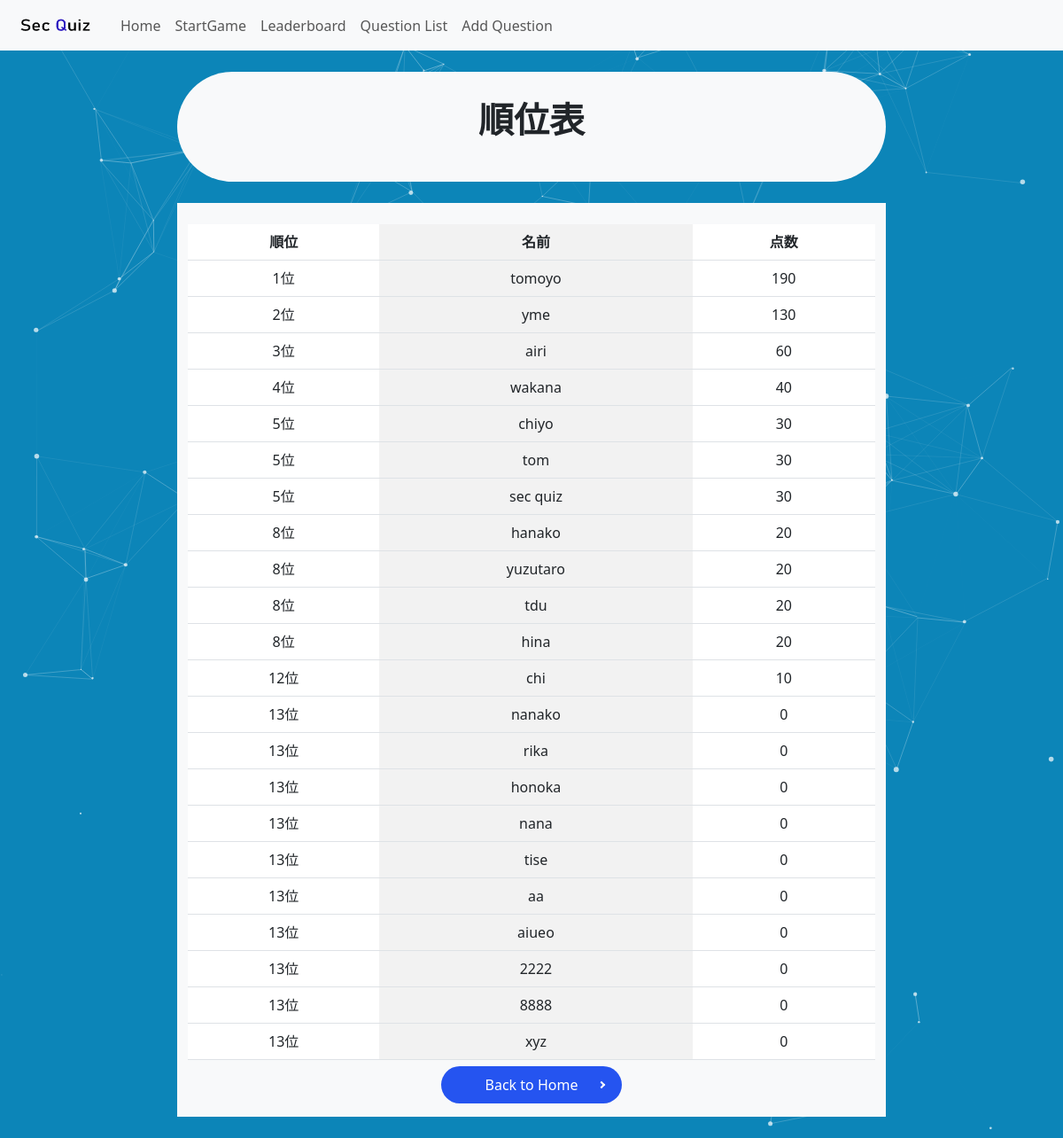
Page /leaderboard_user on the earlier database version.
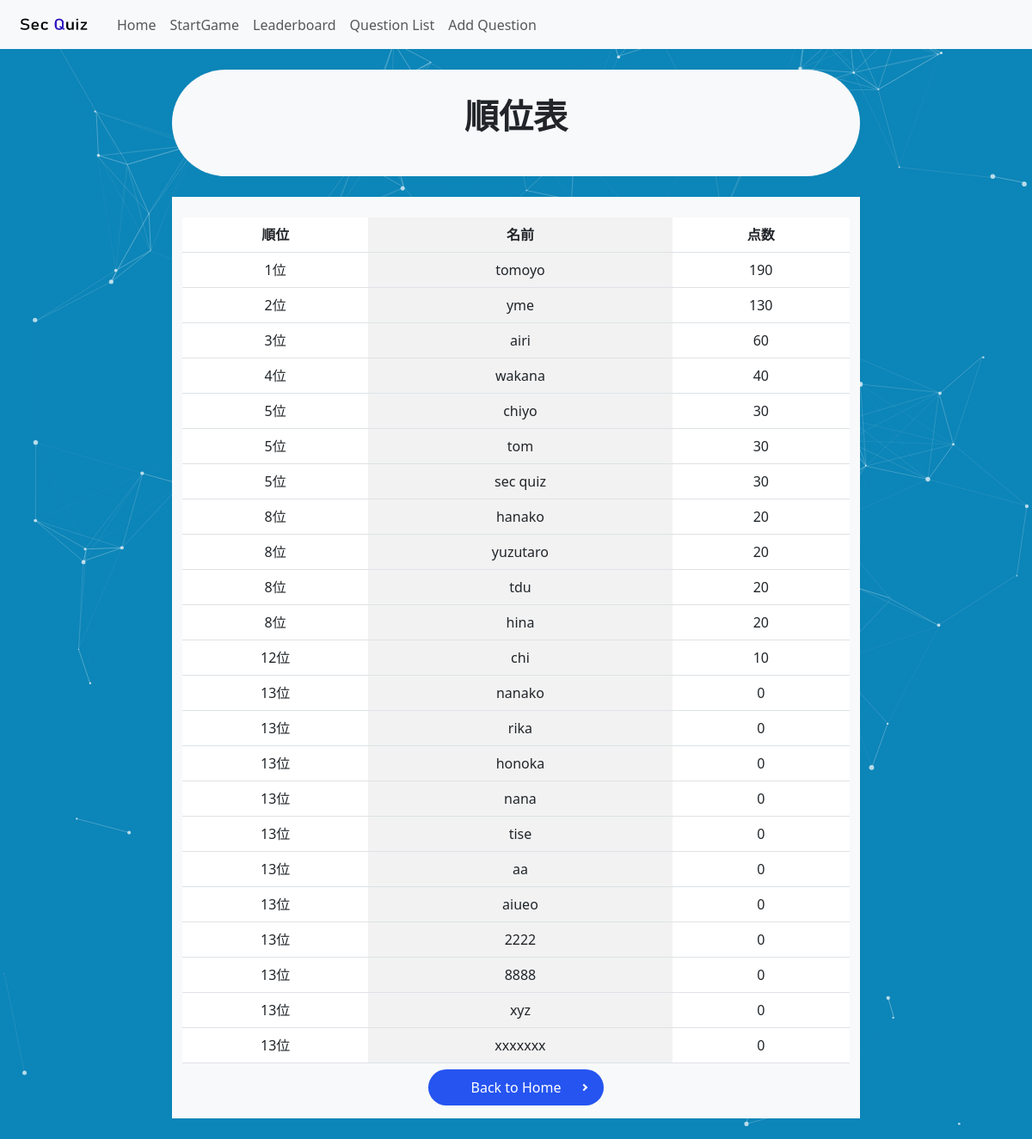
Same page on the later database version.
### app.py (models this page shows)
class Player(db.Model):
    id = db.Column(db.Integer, primary_key=True)
    name = db.Column(db.String(50), unique=True, nullable=False)
    score = db.Column(db.Integer, default=0)

### app.py (the view)
@app.route("/leaderboard_user")
def leaderboard_user():
    players = Player.query.order_by(Player.score.desc()).all()
    ranked_players = []
    current_rank = 1
    current_score = None
    for player in players:
        if player.score != current_score:
            current_rank = len(ranked_players) + 1
        ranked_players.append((current_rank, player))
        current_score = player.score
    return render_template("user/leaderboard.html", ranked_players=ranked_players)

### templates/user/leaderboard.html
{% extends 'base.html' %}
{% block body %}
<div id="particles-js"></div>
<link rel="stylesheet" href="../../static/css/background.css">
<link rel="stylesheet" href="../../static/css/yajirusi_button.css">
<nav class="navbar navbar-expand-lg bg-body-tertiary">
    <div class="container-fluid">
        <a class="navbar-brand" href="/">
            <img src="../../static/image/secquiz_logo.png" alt="Logo" width="100" height="30"
                class="d-inline-block align-text-top">
        </a>
        <div class="collapse navbar-collapse" id="navbarNav">
            <ul class="navbar-nav">
                <li class="nav-item">
                    <a class="nav-link" aria-current="page" href="/user">Home</a>
                </li>
                <li class="nav-item">
                    <a class="nav-link" href="/start_game">StartGame</a>
                </li>
                <li class="nav-item">
                    <a class="nav-link" href="/leaderboard">Leaderboard</a>
                </li>
                <li class="nav-item">
                    <a class="nav-link" href="/questions_user">Question List</a>
                </li>
                <li class="nav-item">
                    <a class="nav-link" href="/add_question_form">Add Question</a>
                </li>
            </ul>
        </div>
    </div>
</nav><br>
<div class="container-sm bg-light rounded-pill" style="width: 800px;"><br>
    <p class="fs-1 fw-bold text-center">順位表</p><br>
</div><br>
<div class="container-sm bg-light text-center" style="width: 800px;"><br>
    <div class="">
        <table class="table table-striped-columns">
            <tr>
                <th>順位</th>
                <th>名前</th>
                <th>点数</th>
            </tr>
            {% for rank, player in ranked_players %}
            <tr>
                <td>{{ rank }}位</td>
                <td>{{ player.name }}</td>
                <td>{{ player.score }}</td>
            </tr>
            {% endfor %}
        </table>
    </div>
    <div class="">
        <a href="/user" class="button mb_top">Back to Home</a>
    </div><br>
</div><br>
{% endblock %}

Differences in the rows shown:
added Player: rank "13", name "xxxxxxx", score "0"
